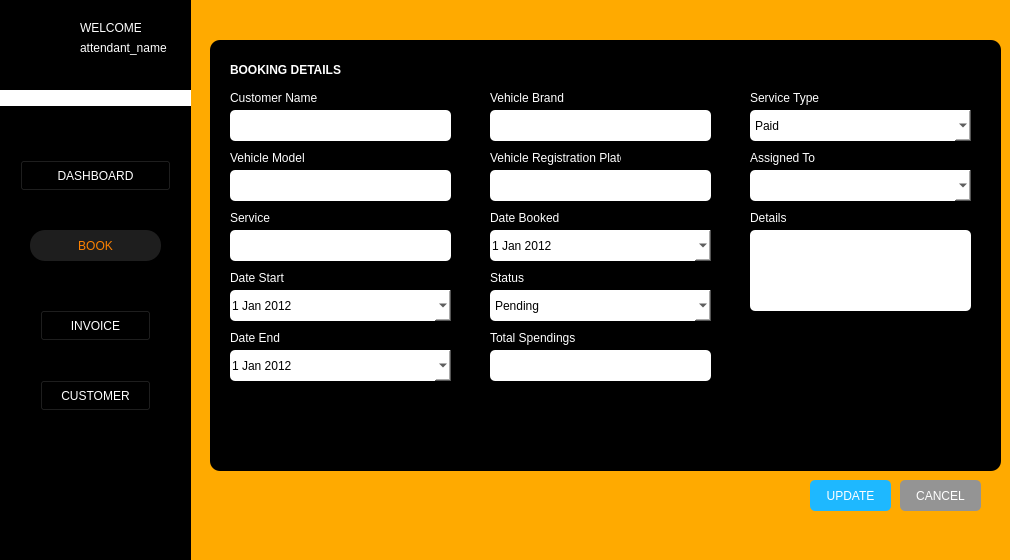
<?xml version="1.0" encoding="UTF-8"?>
<ui version="4.0">
 <class>Form</class>
 <widget class="QWidget" name="Form">
  <property name="geometry">
   <rect>
    <x>0</x>
    <y>0</y>
    <width>1010</width>
    <height>560</height>
   </rect>
  </property>
  <property name="windowTitle">
   <string>Form</string>
  </property>
  <property name="styleSheet">
   <string notr="true">background-color: rgb(255, 170, 0);</string>
  </property>
  <widget class="QLabel" name="label_91">
   <property name="geometry">
    <rect>
     <x>490</x>
     <y>210</y>
     <width>71</width>
     <height>16</height>
    </rect>
   </property>
   <property name="styleSheet">
    <string notr="true">font: 8pt &quot;Segoe UI&quot;;
color: white;
background-color: black;</string>
   </property>
   <property name="text">
    <string>Date Booked</string>
   </property>
  </widget>
  <widget class="QLabel" name="label_92">
   <property name="geometry">
    <rect>
     <x>230</x>
     <y>270</y>
     <width>71</width>
     <height>16</height>
    </rect>
   </property>
   <property name="styleSheet">
    <string notr="true">font: 8pt &quot;Segoe UI&quot;;
color: white;
background-color: black;</string>
   </property>
   <property name="text">
    <string>Date Start</string>
   </property>
  </widget>
  <widget class="QLabel" name="label_90">
   <property name="geometry">
    <rect>
     <x>230</x>
     <y>210</y>
     <width>71</width>
     <height>16</height>
    </rect>
   </property>
   <property name="styleSheet">
    <string notr="true">font: 8pt &quot;Segoe UI&quot;;
color: white;
background-color: black;</string>
   </property>
   <property name="text">
    <string>Service</string>
   </property>
  </widget>
  <widget class="QLabel" name="label_10">
   <property name="geometry">
    <rect>
     <x>230</x>
     <y>60</y>
     <width>111</width>
     <height>21</height>
    </rect>
   </property>
   <property name="styleSheet">
    <string>font: 8pt &quot;Segoe UI&quot;;
color: white;
background-color: black;</string>
   </property>
   <property name="text">
    <string>&lt;html&gt;&lt;head/&gt;&lt;body&gt;&lt;p&gt;&lt;span style=&quot; font-weight:700;&quot;&gt;BOOKING DETAILS&lt;/span&gt;&lt;/p&gt;&lt;/body&gt;&lt;/html&gt;</string>
   </property>
  </widget>
  <widget class="QLabel" name="label_93">
   <property name="geometry">
    <rect>
     <x>490</x>
     <y>330</y>
     <width>91</width>
     <height>16</height>
    </rect>
   </property>
   <property name="styleSheet">
    <string notr="true">font: 8pt &quot;Segoe UI&quot;;
color: white;
background-color: black;</string>
   </property>
   <property name="text">
    <string>Total Spendings</string>
   </property>
  </widget>
  <widget class="QLineEdit" name="txt_totspending">
   <property name="geometry">
    <rect>
     <x>490</x>
     <y>350</y>
     <width>221</width>
     <height>31</height>
    </rect>
   </property>
   <property name="styleSheet">
    <string notr="true">background-color: white;
color: rgb(0, 0, 0);
border-radius: 5px;</string>
   </property>
  </widget>
  <widget class="QLabel" name="label_98">
   <property name="geometry">
    <rect>
     <x>230</x>
     <y>330</y>
     <width>91</width>
     <height>16</height>
    </rect>
   </property>
   <property name="styleSheet">
    <string notr="true">font: 8pt &quot;Segoe UI&quot;;
color: white;
background-color: black;</string>
   </property>
   <property name="text">
    <string>Date End</string>
   </property>
  </widget>
  <widget class="QLabel" name="label_102">
   <property name="geometry">
    <rect>
     <x>750</x>
     <y>210</y>
     <width>131</width>
     <height>16</height>
    </rect>
   </property>
   <property name="styleSheet">
    <string notr="true">font: 8pt &quot;Segoe UI&quot;;
color: white;
background-color: black;</string>
   </property>
   <property name="text">
    <string>Details</string>
   </property>
  </widget>
  <widget class="QDateEdit" name="date_end">
   <property name="geometry">
    <rect>
     <x>230</x>
     <y>350</y>
     <width>221</width>
     <height>31</height>
    </rect>
   </property>
   <property name="styleSheet">
    <string notr="true">background-color: white;
color: rgb(0, 0, 0);
border-radius: 5px;</string>
   </property>
   <property name="minimumDate">
    <date>
     <year>2012</year>
     <month>1</month>
     <day>1</day>
    </date>
   </property>
   <property name="calendarPopup">
    <bool>true</bool>
   </property>
  </widget>
  <widget class="QPushButton" name="btn_booking_update">
   <property name="geometry">
    <rect>
     <x>810</x>
     <y>480</y>
     <width>81</width>
     <height>31</height>
    </rect>
   </property>
   <property name="styleSheet">
    <string notr="true">color: rgb(255, 255, 255);
background-color: rgb(30, 184, 255);
border-radius: 5px;</string>
   </property>
   <property name="text">
    <string>UPDATE</string>
   </property>
  </widget>
  <widget class="QLineEdit" name="txt_regplate">
   <property name="enabled">
    <bool>false</bool>
   </property>
   <property name="geometry">
    <rect>
     <x>490</x>
     <y>170</y>
     <width>221</width>
     <height>31</height>
    </rect>
   </property>
   <property name="styleSheet">
    <string notr="true">background-color: white;
color: rgb(0, 0, 0);
border-radius: 5px;</string>
   </property>
   <property name="readOnly">
    <bool>true</bool>
   </property>
  </widget>
  <widget class="QLabel" name="label_95">
   <property name="geometry">
    <rect>
     <x>490</x>
     <y>90</y>
     <width>91</width>
     <height>16</height>
    </rect>
   </property>
   <property name="styleSheet">
    <string notr="true">font: 8pt &quot;Segoe UI&quot;;
color: white;
background-color: black;</string>
   </property>
   <property name="text">
    <string>Vehicle Brand</string>
   </property>
  </widget>
  <widget class="QTextEdit" name="txt_booking_details">
   <property name="geometry">
    <rect>
     <x>750</x>
     <y>230</y>
     <width>221</width>
     <height>81</height>
    </rect>
   </property>
   <property name="styleSheet">
    <string notr="true">background-color: white;
color: rgb(0, 0, 0);
border-radius: 5px;</string>
   </property>
  </widget>
  <widget class="QLineEdit" name="txt_booking_cusname">
   <property name="enabled">
    <bool>false</bool>
   </property>
   <property name="geometry">
    <rect>
     <x>230</x>
     <y>110</y>
     <width>221</width>
     <height>31</height>
    </rect>
   </property>
   <property name="styleSheet">
    <string notr="true">background-color: white;
color: rgb(0, 0, 0);
border-radius: 5px;</string>
   </property>
   <property name="text">
    <string/>
   </property>
   <property name="readOnly">
    <bool>true</bool>
   </property>
  </widget>
  <widget class="QLabel" name="label_101">
   <property name="geometry">
    <rect>
     <x>750</x>
     <y>150</y>
     <width>131</width>
     <height>16</height>
    </rect>
   </property>
   <property name="styleSheet">
    <string notr="true">font: 8pt &quot;Segoe UI&quot;;
color: white;
background-color: black;</string>
   </property>
   <property name="text">
    <string>Assigned To</string>
   </property>
  </widget>
  <widget class="QDateEdit" name="date_booked">
   <property name="geometry">
    <rect>
     <x>490</x>
     <y>230</y>
     <width>221</width>
     <height>31</height>
    </rect>
   </property>
   <property name="styleSheet">
    <string notr="true">background-color: white;
color: rgb(0, 0, 0);
border-radius: 5px;</string>
   </property>
   <property name="readOnly">
    <bool>true</bool>
   </property>
   <property name="minimumDate">
    <date>
     <year>2012</year>
     <month>1</month>
     <day>1</day>
    </date>
   </property>
   <property name="calendarPopup">
    <bool>true</bool>
   </property>
  </widget>
  <widget class="QComboBox" name="drp_booking_status">
   <property name="geometry">
    <rect>
     <x>490</x>
     <y>290</y>
     <width>221</width>
     <height>31</height>
    </rect>
   </property>
   <property name="styleSheet">
    <string notr="true">background-color: white;
color: rgb(0, 0, 0);
border-radius: 5px;</string>
   </property>
   <item>
    <property name="text">
     <string>Pending</string>
    </property>
   </item>
   <item>
    <property name="text">
     <string>Finished</string>
    </property>
   </item>
   <item>
    <property name="text">
     <string>Cancelled</string>
    </property>
   </item>
  </widget>
  <widget class="QLabel" name="label_97">
   <property name="geometry">
    <rect>
     <x>490</x>
     <y>270</y>
     <width>91</width>
     <height>16</height>
    </rect>
   </property>
   <property name="styleSheet">
    <string notr="true">font: 8pt &quot;Segoe UI&quot;;
color: white;
background-color: black;</string>
   </property>
   <property name="text">
    <string>Status</string>
   </property>
  </widget>
  <widget class="QLabel" name="label_100">
   <property name="geometry">
    <rect>
     <x>230</x>
     <y>150</y>
     <width>131</width>
     <height>16</height>
    </rect>
   </property>
   <property name="styleSheet">
    <string notr="true">font: 8pt &quot;Segoe UI&quot;;
color: white;
background-color: black;</string>
   </property>
   <property name="text">
    <string>Vehicle Model</string>
   </property>
  </widget>
  <widget class="QLabel" name="label_99">
   <property name="geometry">
    <rect>
     <x>490</x>
     <y>150</y>
     <width>131</width>
     <height>16</height>
    </rect>
   </property>
   <property name="styleSheet">
    <string notr="true">font: 8pt &quot;Segoe UI&quot;;
color: white;
background-color: black;</string>
   </property>
   <property name="text">
    <string>Vehicle Registration Plate</string>
   </property>
  </widget>
  <widget class="QPushButton" name="btn_booking_cancel">
   <property name="geometry">
    <rect>
     <x>900</x>
     <y>480</y>
     <width>81</width>
     <height>31</height>
    </rect>
   </property>
   <property name="styleSheet">
    <string notr="true">color: rgb(255, 255, 255);
background-color: rgb(148, 148, 148);
border-radius: 5px;</string>
   </property>
   <property name="text">
    <string>CANCEL</string>
   </property>
  </widget>
  <widget class="QDateEdit" name="date_start">
   <property name="geometry">
    <rect>
     <x>230</x>
     <y>290</y>
     <width>221</width>
     <height>31</height>
    </rect>
   </property>
   <property name="styleSheet">
    <string notr="true">background-color: white;
color: rgb(0, 0, 0);
border-radius: 5px;</string>
   </property>
   <property name="readOnly">
    <bool>true</bool>
   </property>
   <property name="minimumDate">
    <date>
     <year>2012</year>
     <month>1</month>
     <day>1</day>
    </date>
   </property>
   <property name="calendarPopup">
    <bool>true</bool>
   </property>
  </widget>
  <widget class="QLineEdit" name="txt_booking_vehiclebrand">
   <property name="enabled">
    <bool>false</bool>
   </property>
   <property name="geometry">
    <rect>
     <x>490</x>
     <y>110</y>
     <width>221</width>
     <height>31</height>
    </rect>
   </property>
   <property name="styleSheet">
    <string notr="true">background-color: white;
color: rgb(0, 0, 0);
border-radius: 5px;</string>
   </property>
   <property name="readOnly">
    <bool>true</bool>
   </property>
  </widget>
  <widget class="QLineEdit" name="txt_booking_service">
   <property name="enabled">
    <bool>false</bool>
   </property>
   <property name="geometry">
    <rect>
     <x>230</x>
     <y>230</y>
     <width>221</width>
     <height>31</height>
    </rect>
   </property>
   <property name="styleSheet">
    <string notr="true">background-color: white;
color: rgb(0, 0, 0);
border-radius: 5px;</string>
   </property>
   <property name="readOnly">
    <bool>true</bool>
   </property>
  </widget>
  <widget class="QLabel" name="label_88">
   <property name="geometry">
    <rect>
     <x>230</x>
     <y>90</y>
     <width>91</width>
     <height>16</height>
    </rect>
   </property>
   <property name="styleSheet">
    <string notr="true">font: 8pt &quot;Segoe UI&quot;;
color: white;
background-color: black;</string>
   </property>
   <property name="text">
    <string>Customer Name</string>
   </property>
  </widget>
  <widget class="QLineEdit" name="txt_booking_vehicle_model">
   <property name="enabled">
    <bool>false</bool>
   </property>
   <property name="geometry">
    <rect>
     <x>230</x>
     <y>170</y>
     <width>221</width>
     <height>31</height>
    </rect>
   </property>
   <property name="styleSheet">
    <string notr="true">background-color: white;
color: rgb(0, 0, 0);
border-radius: 5px;</string>
   </property>
   <property name="readOnly">
    <bool>true</bool>
   </property>
  </widget>
  <widget class="QPushButton" name="btn_books">
   <property name="geometry">
    <rect>
     <x>30</x>
     <y>230</y>
     <width>131</width>
     <height>31</height>
    </rect>
   </property>
   <property name="styleSheet">
    <string notr="true">border-style: none;
color: #FC8100;
border-radius: 15px;
background-color: #1E1E1E;
</string>
   </property>
   <property name="text">
    <string>BOOK</string>
   </property>
  </widget>
  <widget class="QPushButton" name="btn_dashboard">
   <property name="geometry">
    <rect>
     <x>20</x>
     <y>160</y>
     <width>151</width>
     <height>31</height>
    </rect>
   </property>
   <property name="styleSheet">
    <string notr="true">color: rgb(255, 255, 255);
background-color: rgb(0, 0, 0);</string>
   </property>
   <property name="text">
    <string>DASHBOARD</string>
   </property>
  </widget>
  <widget class="QPushButton" name="btn_invoice">
   <property name="geometry">
    <rect>
     <x>40</x>
     <y>310</y>
     <width>111</width>
     <height>31</height>
    </rect>
   </property>
   <property name="styleSheet">
    <string notr="true">color: rgb(255, 255, 255);
background-color: rgb(0, 0, 0);</string>
   </property>
   <property name="text">
    <string>INVOICE</string>
   </property>
  </widget>
  <widget class="QLabel" name="label">
   <property name="geometry">
    <rect>
     <x>0</x>
     <y>0</y>
     <width>191</width>
     <height>701</height>
    </rect>
   </property>
   <property name="styleSheet">
    <string notr="true">background-color: rgb(0, 0, 0);</string>
   </property>
   <property name="text">
    <string/>
   </property>
  </widget>
  <widget class="QLabel" name="label_2">
   <property name="geometry">
    <rect>
     <x>0</x>
     <y>90</y>
     <width>191</width>
     <height>16</height>
    </rect>
   </property>
   <property name="styleSheet">
    <string notr="true">background-color: rgb(255, 255, 255);</string>
   </property>
   <property name="text">
    <string/>
   </property>
  </widget>
  <widget class="QLabel" name="attendant_name">
   <property name="geometry">
    <rect>
     <x>80</x>
     <y>40</y>
     <width>91</width>
     <height>16</height>
    </rect>
   </property>
   <property name="styleSheet">
    <string notr="true">color: rgb(255, 255, 255);
background-color: rgb(0, 0, 0);
</string>
   </property>
   <property name="text">
    <string>attendant_name</string>
   </property>
  </widget>
  <widget class="QPushButton" name="btn_settings">
   <property name="geometry">
    <rect>
     <x>10</x>
     <y>510</y>
     <width>31</width>
     <height>24</height>
    </rect>
   </property>
   <property name="styleSheet">
    <string notr="true">border-style: none;
background-color: rgb(0, 0, 0);</string>
   </property>
   <property name="text">
    <string/>
   </property>
   <property name="icon">
    <iconset>
     <normaloff>../img/settingsIM.png</normaloff>../img/settingsIM.png</iconset>
   </property>
   <property name="iconSize">
    <size>
     <width>20</width>
     <height>20</height>
    </size>
   </property>
  </widget>
  <widget class="QLabel" name="label_33">
   <property name="geometry">
    <rect>
     <x>20</x>
     <y>20</y>
     <width>41</width>
     <height>41</height>
    </rect>
   </property>
   <property name="styleSheet">
    <string notr="true">border-style: none;
background-color: black;
</string>
   </property>
   <property name="text">
    <string/>
   </property>
   <property name="pixmap">
    <pixmap>../img/ARMS_LGO(1).png</pixmap>
   </property>
   <property name="scaledContents">
    <bool>true</bool>
   </property>
  </widget>
  <widget class="QPushButton" name="btn_customer">
   <property name="geometry">
    <rect>
     <x>40</x>
     <y>380</y>
     <width>111</width>
     <height>31</height>
    </rect>
   </property>
   <property name="styleSheet">
    <string notr="true">color: rgb(255, 255, 255);
background-color: rgb(0, 0, 0);</string>
   </property>
   <property name="text">
    <string>CUSTOMER</string>
   </property>
  </widget>
  <widget class="QLabel" name="label_13">
   <property name="geometry">
    <rect>
     <x>80</x>
     <y>20</y>
     <width>61</width>
     <height>16</height>
    </rect>
   </property>
   <property name="styleSheet">
    <string notr="true">color: rgb(255, 255, 255);
background-color: rgb(0, 0, 0);</string>
   </property>
   <property name="text">
    <string>WELCOME</string>
   </property>
  </widget>
  <widget class="QComboBox" name="drp_booking_assignedto">
   <property name="geometry">
    <rect>
     <x>750</x>
     <y>170</y>
     <width>221</width>
     <height>31</height>
    </rect>
   </property>
   <property name="styleSheet">
    <string notr="true">background-color: white;
color: rgb(0, 0, 0);
border-radius: 5px;</string>
   </property>
  </widget>
  <widget class="QLabel" name="label_34">
   <property name="geometry">
    <rect>
     <x>210</x>
     <y>40</y>
     <width>791</width>
     <height>431</height>
    </rect>
   </property>
   <property name="styleSheet">
    <string notr="true">background-color: rgb(0, 0, 0);
border-radius: 10px;</string>
   </property>
   <property name="text">
    <string/>
   </property>
  </widget>
  <widget class="QComboBox" name="drp_service_type">
   <property name="geometry">
    <rect>
     <x>750</x>
     <y>110</y>
     <width>221</width>
     <height>31</height>
    </rect>
   </property>
   <property name="styleSheet">
    <string notr="true">background-color: rgb(255, 255, 255);
border-radius: 5px;</string>
   </property>
   <item>
    <property name="text">
     <string>Paid</string>
    </property>
   </item>
   <item>
    <property name="text">
     <string>Free</string>
    </property>
   </item>
  </widget>
  <widget class="QLabel" name="label_80">
   <property name="geometry">
    <rect>
     <x>750</x>
     <y>90</y>
     <width>71</width>
     <height>16</height>
    </rect>
   </property>
   <property name="styleSheet">
    <string notr="true">color:white;
background-color: black;</string>
   </property>
   <property name="text">
    <string>Service Type</string>
   </property>
  </widget>
  <zorder>label_34</zorder>
  <zorder>label</zorder>
  <zorder>btn_settings</zorder>
  <zorder>label_13</zorder>
  <zorder>btn_customer</zorder>
  <zorder>attendant_name</zorder>
  <zorder>label_33</zorder>
  <zorder>btn_dashboard</zorder>
  <zorder>label_2</zorder>
  <zorder>btn_books</zorder>
  <zorder>btn_invoice</zorder>
  <zorder>label_91</zorder>
  <zorder>label_92</zorder>
  <zorder>label_90</zorder>
  <zorder>label_10</zorder>
  <zorder>label_93</zorder>
  <zorder>txt_totspending</zorder>
  <zorder>label_98</zorder>
  <zorder>label_102</zorder>
  <zorder>date_end</zorder>
  <zorder>btn_booking_update</zorder>
  <zorder>txt_regplate</zorder>
  <zorder>label_95</zorder>
  <zorder>txt_booking_details</zorder>
  <zorder>txt_booking_cusname</zorder>
  <zorder>label_101</zorder>
  <zorder>date_booked</zorder>
  <zorder>drp_booking_status</zorder>
  <zorder>label_97</zorder>
  <zorder>label_100</zorder>
  <zorder>label_99</zorder>
  <zorder>btn_booking_cancel</zorder>
  <zorder>date_start</zorder>
  <zorder>txt_booking_vehiclebrand</zorder>
  <zorder>txt_booking_service</zorder>
  <zorder>label_88</zorder>
  <zorder>txt_booking_vehicle_model</zorder>
  <zorder>drp_booking_assignedto</zorder>
  <zorder>drp_service_type</zorder>
  <zorder>label_80</zorder>
 </widget>
 <resources/>
 <connections/>
</ui>
